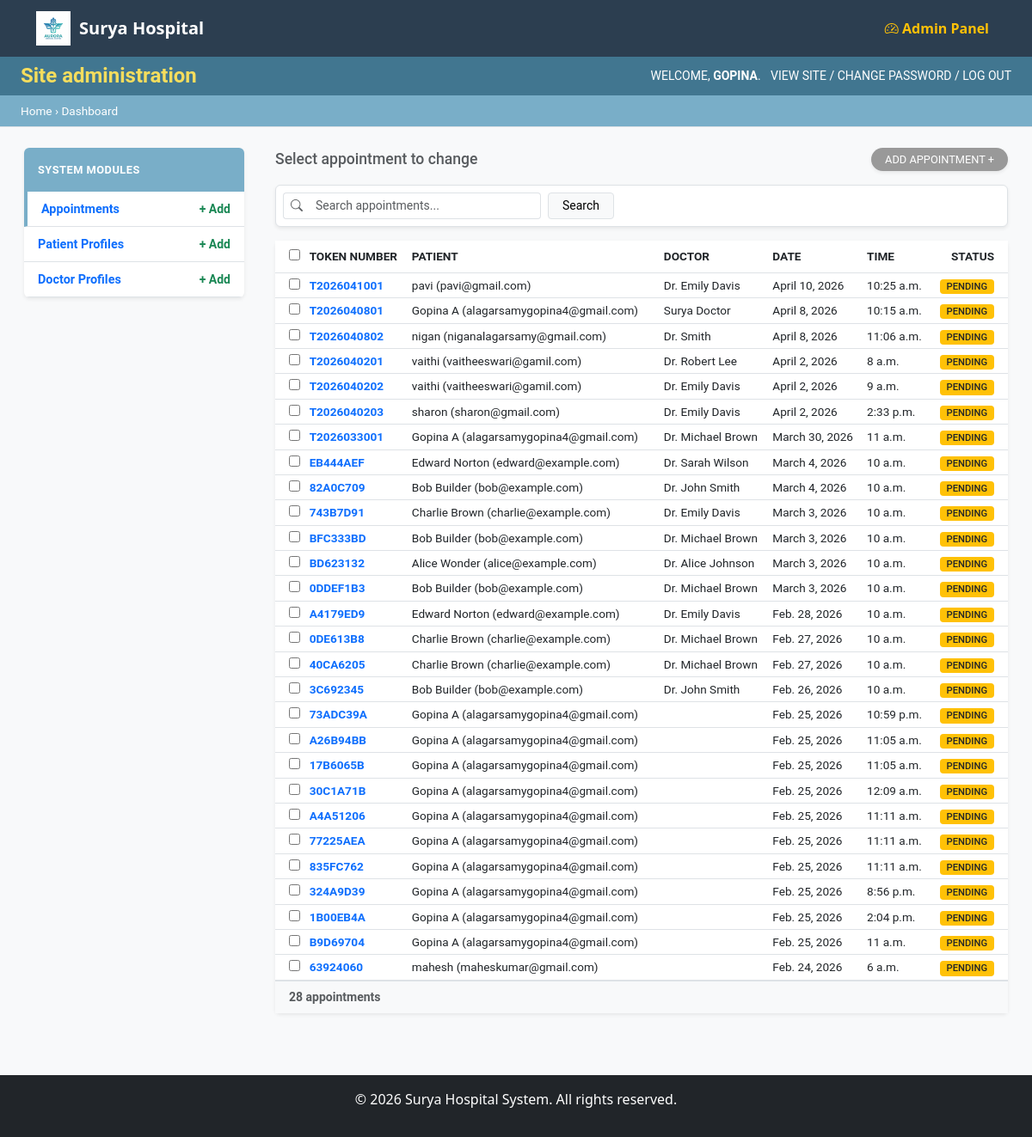
/admin-dashboard/ (signed in), run on the app's committed database.
### appointments/models.py (models this page shows, shortened)
class Appointment(models.Model):
    STATUS_CHOICES = [
        ('pending', 'Pending / Waiting'),
        ('completed', 'Completed'),
        ('cancelled', 'Cancelled'),
    ]
    patient_name = models.CharField(max_length=100)
    patient_email = models.EmailField()
    patient_phone = models.CharField(max_length=20)
    doctor = models.ForeignKey(Doctor, on_delete=models.SET_NULL, null=True, blank=True)
    appointment_date = models.DateField()
    appointment_time = models.TimeField()
    reason = models.TextField()
    status = models.CharField(max_length=20, choices=STATUS_CHOICES, default='pending')
    token_number = models.CharField(max_length=20, editable=False, null=True, blank=True)
    created_at = models.DateTimeField(auto_now_add=True)
    class Meta:
        ordering = ['-appointment_date']

class Doctor(models.Model):
    name = models.CharField(max_length=100)
    username = models.CharField(max_length=100, unique=True, null=True, blank=True)
    email = models.EmailField(unique=True, null=True, blank=True)
    password = models.CharField(max_length=100, null=True, blank=True)
    specialization = models.CharField(max_length=100)
    department = models.ForeignKey(Department, on_delete=models.SET_NULL, null=True, blank=True, related_name='doctors')
    available_days = models.CharField(max_length=200, help_text="e.g., Monday, Tuesday, Wednesday")
    available_time_start = models.TimeField()
    available_time_end = models.TimeField()

### home/views.py (the view)
# urls.py: path('admin-dashboard/', views.admin_dashboard, name='admin_dashboard'),
def admin_dashboard(request):
    if not request.user.is_authenticated or not request.user.is_staff:
        return redirect('admin_login')
    patients = Patient.objects.all()
    appointments = Appointment.objects.all().order_by('-appointment_date')
    doctors = Doctor.objects.all()
    context = {
        'patients': patients,
        'appointments': appointments,
        'doctors': doctors,
    }
    return render(request, 'home/admin_dashboard.html', context)

### home/templates/home/admin_dashboard.html (shortened to what this page needs)
{% extends 'home/base.html' %}
{% block content %}
<div class="admin-wrapper" style="margin-top: -1.5rem; min-height: 100vh; background-color: #f8f9fa;">
    <div class="admin-header py-2 px-4 d-flex justify-content-between align-items-center"
        style="background-color: #417690; color: #f5dd5d;">
        <h1 class="h4 mb-0 fw-bold">Site administration</h1>
        <div class="admin-user-info small text-white">
            WELCOME, <span class="fw-bold">{{ request.user.username|upper }}</span>.
            <a href="{% url 'home' %}" class="text-white text-decoration-none ms-2">VIEW SITE</a> /
            <a href="/admin/password_change/" class="text-white text-decoration-none">CHANGE PASSWORD</a> /
            <a href="/admin/logout/" class="text-white text-decoration-none">LOG OUT</a>
        </div>
    </div>
    <div class="admin-breadcrumbs px-4 py-2 border-bottom"
        style="background-color: #79aec8; color: white; font-size: 0.85rem;">
        Home › Dashboard
    </div>
    <div class="container-fluid mt-4">
        <div class="row px-3">
            <div class="col-md-3 pe-4">
                <div class="admin-sidebar shadow-sm rounded bg-white overflow-hidden mb-4">
                    <div class="sidebar-section">
                        <div class="section-header p-3 fw-bold text-white ripple-effect"
                            style="background-color: #79aec8; font-size: 0.9rem; letter-spacing: 0.5px;">SYSTEM MODULES
                        </div>
                        <ul class="list-unstyled mb-0">
                            <li class="p-2 px-3 border-bottom d-flex justify-content-between align-items-center sidebar-item active"
                                onclick="showSection('appointments-sec')">
                                <span class="text-primary fw-bold"
                                    style="font-size: 0.9rem; cursor: pointer;">Appointments</span>
                                <div class="admin-actions">
                                    <a href="#" class="text-success text-decoration-none fw-bold small">+ Add</a>
                                </div>
                            </li>
                            <li class="p-2 px-3 border-bottom d-flex justify-content-between align-items-center sidebar-item"
                                onclick="showSection('patients-sec')">
                                <span class="text-primary fw-bold" style="font-size: 0.9rem; cursor: pointer;">Patient
                                    Profiles</span>
                                <div class="admin-actions">
                                    <a href="#" class="text-success text-decoration-none fw-bold small">+ Add</a>
                                </div>
                            </li>
                            <li class="p-2 px-3 border-bottom d-flex justify-content-between align-items-center sidebar-item"
                                onclick="showSection('doctors-sec')">
                                <span class="text-primary fw-bold" style="font-size: 0.9rem; cursor: pointer;">Doctor
                                    Profiles</span>
                                <div class="admin-actions">
                                    <a href="#" class="text-success text-decoration-none fw-bold small">+ Add</a>
                                </div>
                            </li>
                        </ul>
                    </div>
                </div>
            </div>
            <div class="col-md-9 text-dark">
                <div id="appointments-sec" class="admin-section">
                    <div class="d-flex justify-content-between align-items-center mb-3">
                        <h5 class="mb-0 text-muted" style="font-size: 1.1rem;">Select appointment to change</h5>
                        <button class="btn btn-secondary btn-sm rounded-pill px-3 shadow-sm"
                            style="background-color: #999; border: none; font-size: 0.8rem;">ADD APPOINTMENT +</button>
                    </div>
                    <div class="bg-white p-2 mb-3 border rounded shadow-sm d-flex align-items-center">
                        <div class="input-group input-group-sm" style="width: 300px;">
                            <span class="input-group-text bg-white border-end-0"><i
                                    class="bi bi-search text-muted"></i></span>
                            <input type="text" class="form-control border-start-0" placeholder="Search appointments...">
                        </div>
                        <button class="btn btn-light btn-sm ms-2 border px-3">Search</button>
                    </div>
                    <div class="card shadow-sm border-0">
                        <div class="card-body p-0">
                            <table class="table table-sm table-hover mb-0" style="font-size: 0.85rem;">
                                <thead style="background-color: #f8f8f8; color: #666;">
                                    <tr>
                                        <th class="ps-3 py-2"><input type="checkbox"></th>
                                        <th class="py-2 text-uppercase">Token Number</th>
                                        <th class="py-2 text-uppercase">Patient</th>
                                        <th class="py-2 text-uppercase">Doctor</th>
                                        <th class="py-2 text-uppercase">Date</th>
                                        <th class="py-2 text-uppercase">Time</th>
                                        <th class="py-2 pe-3 text-uppercase text-end">Status</th>
                                    </tr>
                                </thead>
                                <tbody>
                                    {% for appt in appointments %}
                                    <tr style="cursor: pointer;">
                                        <td class="ps-3"><input type="checkbox"></td>
                                        <td><a href="#" class="text-primary text-decoration-none fw-bold">{{ appt.token_number }}</a></td>
                                        <td>{{ appt.patient_name }} ({{ appt.patient_email }})</td>
                                        <td>{{ appt.doctor.name }}</td>
                                        <td>{{ appt.appointment_date }}</td>
                                        <td>{{ appt.appointment_time }}</td>
                                        <td class="pe-3 text-end">
                                            <span
                                                class="badge {% if appt.status == 'pending' %}bg-warning text-dark{% elif appt.status == 'confirmed' %}bg-info text-white{% else %}bg-secondary{% endif %}"
                                                style="font-size: 0.7rem; font-weight: 500; border-radius: 4px; padding: 3px 8px;">{{ appt.status|upper }}</span>
                                        </td>
                                    </tr>
                                    {% empty %}
                                    <tr>
                                        <td colspan="7" class="text-center py-4 text-muted">No appointments found.</td>
                                    </tr>
                                    {% endfor %}
                                </tbody>
                            </table>
                            <div class="p-2 px-3 border-top bg-light small fw-bold text-muted">
                                {{ appointments|length }} appointments
                            </div>
                        </div>
                    </div>
                </div>
            </div>
        </div>
    </div>
</div>
{% endblock %}

### home/templates/home/base.html (style rules this page uses)
body { background-color: #f8f9fa; }

### home/templates/home/admin_dashboard.html (style rules this page uses)
.admin-wrapper { font-family: "Roboto", "Lucida Grande", "DejaVu Sans", "Bitstream Vera Sans", Verdana, Arial, sans-serif; }
.sidebar-section .section-header { text-transform: uppercase; font-size: 0.8rem !important; }
.sidebar-item { cursor: pointer; transition: background 0.2s; }
.sidebar-item.active { border-left: 4px solid #79aec8; }

### data on the page
Appointment: token_number "T2026041001", patient_name "pavi", patient_email "pavi@gmail.com", doctor.name "Dr. Emily Davis", appointment_date "April 10, 2026", appointment_time "10:25 a.m.", status "PENDING"
Appointment: token_number "T2026040801", patient_name "Gopina A", patient_email "alagarsamygopina4@gmail.com", doctor.name "Surya Doctor", appointment_date "April 8, 2026", appointment_time "10:15 a.m.", status "PENDING"
Appointment: token_number "T2026040802", patient_name "nigan", patient_email "niganalagarsamy@gmail.com", doctor.name "Dr. Smith", appointment_date "April 8, 2026", appointment_time "11:06 a.m.", status "PENDING"
Appointment: token_number "T2026040201", patient_name "vaithi", patient_email "vaitheeswari@gamil.com", doctor.name "Dr. Robert Lee", appointment_date "April 2, 2026", appointment_time "8 a.m.", status "PENDING"
Appointment: token_number "T2026040202", patient_name "vaithi", patient_email "vaitheeswari@gamil.com", doctor.name "Dr. Emily Davis", appointment_date "April 2, 2026", appointment_time "9 a.m.", status "PENDING"
Appointment: token_number "T2026040203", patient_name "sharon", patient_email "sharon@gmail.com", doctor.name "Dr. Emily Davis", appointment_date "April 2, 2026", appointment_time "2:33 p.m.", status "PENDING"
Appointment: token_number "T2026033001", patient_name "Gopina A", patient_email "alagarsamygopina4@gmail.com", doctor.name "Dr. Michael Brown", appointment_date "March 30, 2026", appointment_time "11 a.m.", status "PENDING"
Appointment: token_number "EB444AEF", patient_name "Edward Norton", patient_email "edward@example.com", doctor.name "Dr. Sarah Wilson", appointment_date "March 4, 2026", appointment_time "10 a.m.", status "PENDING"
Appointment: token_number "82A0C709", patient_name "Bob Builder", patient_email "bob@example.com", doctor.name "Dr. John Smith", appointment_date "March 4, 2026", appointment_time "10 a.m.", status "PENDING"
Appointment: token_number "743B7D91", patient_name "Charlie Brown", patient_email "charlie@example.com", doctor.name "Dr. Emily Davis", appointment_date "March 3, 2026", appointment_time "10 a.m.", status "PENDING"
Appointment: token_number "BFC333BD", patient_name "Bob Builder", patient_email "bob@example.com", doctor.name "Dr. Michael Brown", appointment_date "March 3, 2026", appointment_time "10 a.m.", status "PENDING"
Appointment: token_number "BD623132", patient_name "Alice Wonder", patient_email "alice@example.com", doctor.name "Dr. Alice Johnson", appointment_date "March 3, 2026", appointment_time "10 a.m.", status "PENDING"
Appointment: token_number "0DDEF1B3", patient_name "Bob Builder", patient_email "bob@example.com", doctor.name "Dr. Michael Brown", appointment_date "March 3, 2026", appointment_time "10 a.m.", status "PENDING"
Appointment: token_number "A4179ED9", patient_name "Edward Norton", patient_email "edward@example.com", doctor.name "Dr. Emily Davis", appointment_date "Feb. 28, 2026", appointment_time "10 a.m.", status "PENDING"
Appointment: token_number "0DE613B8", patient_name "Charlie Brown", patient_email "charlie@example.com", doctor.name "Dr. Michael Brown", appointment_date "Feb. 27, 2026", appointment_time "10 a.m.", status "PENDING"
Appointment: token_number "40CA6205", patient_name "Charlie Brown", patient_email "charlie@example.com", doctor.name "Dr. Michael Brown", appointment_date "Feb. 27, 2026", appointment_time "10 a.m.", status "PENDING"
Appointment: token_number "3C692345", patient_name "Bob Builder", patient_email "bob@example.com", doctor.name "Dr. John Smith", appointment_date "Feb. 26, 2026", appointment_time "10 a.m.", status "PENDING"
Appointment: token_number "73ADC39A", patient_name "Gopina A", patient_email "alagarsamygopina4@gmail.com", appointment_date "Feb. 25, 2026", appointment_time "10:59 p.m.", status "PENDING"
Appointment: token_number "A26B94BB", patient_name "Gopina A", patient_email "alagarsamygopina4@gmail.com", appointment_date "Feb. 25, 2026", appointment_time "11:05 a.m.", status "PENDING"
Appointment: token_number "17B6065B", patient_name "Gopina A", patient_email "alagarsamygopina4@gmail.com", appointment_date "Feb. 25, 2026", appointment_time "11:05 a.m.", status "PENDING"
Appointment: token_number "30C1A71B", patient_name "Gopina A", patient_email "alagarsamygopina4@gmail.com", appointment_date "Feb. 25, 2026", appointment_time "12:09 a.m.", status "PENDING"
Appointment: token_number "A4A51206", patient_name "Gopina A", patient_email "alagarsamygopina4@gmail.com", appointment_date "Feb. 25, 2026", appointment_time "11:11 a.m.", status "PENDING"
Appointment: token_number "77225AEA", patient_name "Gopina A", patient_email "alagarsamygopina4@gmail.com", appointment_date "Feb. 25, 2026", appointment_time "11:11 a.m.", status "PENDING"
Appointment: token_number "835FC762", patient_name "Gopina A", patient_email "alagarsamygopina4@gmail.com", appointment_date "Feb. 25, 2026", appointment_time "11:11 a.m.", status "PENDING"
Appointment: token_number "324A9D39", patient_name "Gopina A", patient_email "alagarsamygopina4@gmail.com", appointment_date "Feb. 25, 2026", appointment_time "8:56 p.m.", status "PENDING"
Appointment: token_number "1B00EB4A", patient_name "Gopina A", patient_email "alagarsamygopina4@gmail.com", appointment_date "Feb. 25, 2026", appointment_time "2:04 p.m.", status "PENDING"
Appointment: token_number "B9D69704", patient_name "Gopina A", patient_email "alagarsamygopina4@gmail.com", appointment_date "Feb. 25, 2026", appointment_time "11 a.m.", status "PENDING"
Appointment: token_number "63924060", patient_name "mahesh", patient_email "maheskumar@gmail.com", appointment_date "Feb. 24, 2026", appointment_time "6 a.m.", status "PENDING"

### other printed values
{{ request.user.username|upper }} "GOPINA"
{{ appointments|length }} "28"
